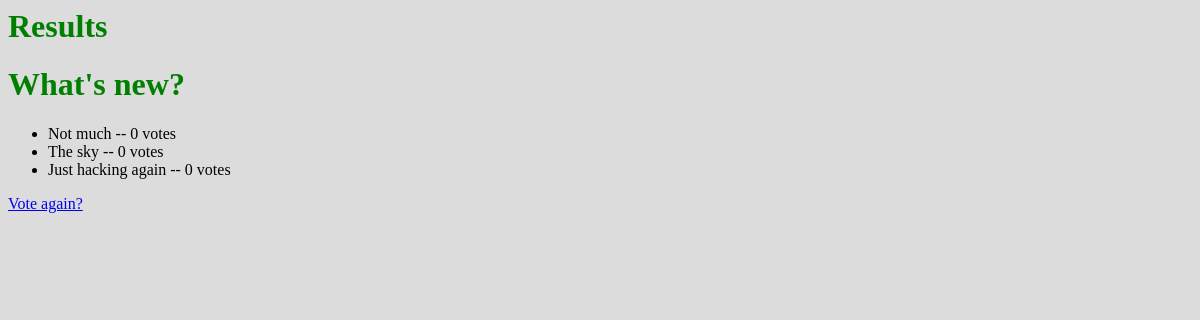
The app's page /polls/1/results/, older data.
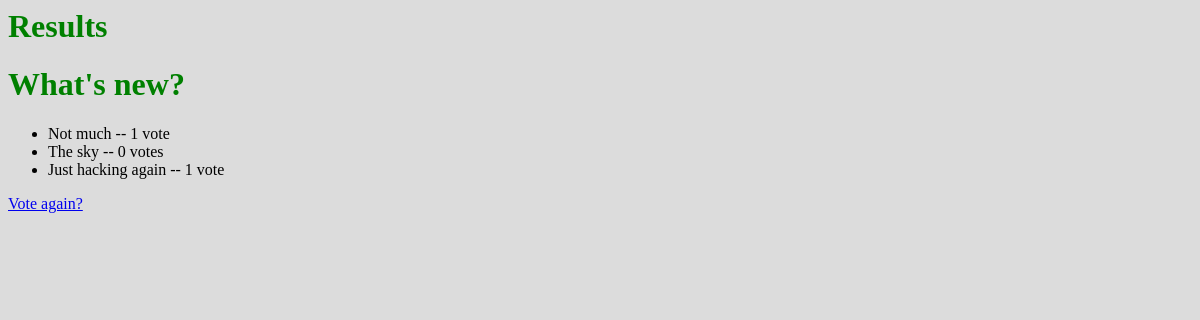
The same page, newer data.
### polls/models.py (models this page shows, shortened)
class Question(models.Model):
    question_text = models.CharField(max_length=200)
    pub_date = models.DateTimeField("date published")

class Choice(models.Model):
    question = models.ForeignKey(Question, on_delete=models.CASCADE)
    choice_text = models.CharField(max_length=200)
    votes = models.IntegerField(default=0)

### polls/views.py (the view)
# urls.py: path("<int:pk>/results/", views.ResultsView.as_view(), name="results"),
class ResultsView(generic.DetailView):
    model = Question
    template_name = "polls/results.html"

### polls/templates/polls/results.html
{% load static %}
<link rel="stylesheet" href="{% static 'polls/style.css' %}">
<h1>Results</h1>
<h1>{{ question.question_text }}</h1>
<ul>
{% for choice in question.choice_set.all %}
    <li>{{ choice.choice_text }} -- {{ choice.votes }} vote{{ choice.votes|pluralize }}</li>
{% endfor %}
</ul>
<a href="{% url 'polls:detail' question.id %}">Vote again?</a>

### polls/static/polls/style.css (style rules this page uses)
h1 { color: green; }

Row changes from the older to the newer data that the page shows:
changed Choice "Not much": votes "0" → "1"
changed Choice "Just hacking again": votes "0" → "1"
